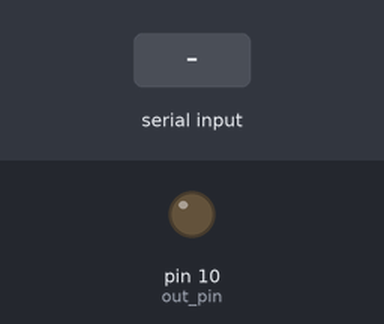
Bench run of a sketch on a simulated Arduino Uno, built with avr-gcc and run on an emulated ATmega328P. On the bench: output pins drawn as LEDs (lit = HIGH). The test bench sets the inputs (shaded band).

Above: at 1.2 s.
1.3 s: "1" received over Serial
At 2.5 s:
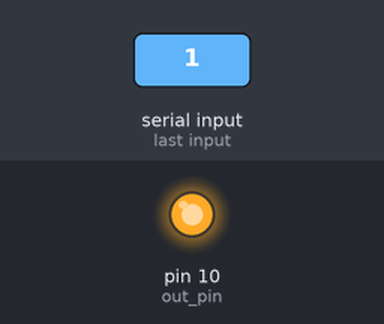
2.8 s: "0" received over Serial
At 3.7 s:
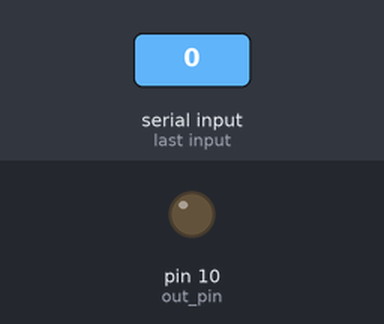
Timing chart, 0 to 5.8 s (numbered marks = the images above; inputs shaded):
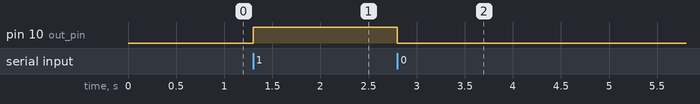

Measured:
- after the input at 1.3 s, pin 10 (out_pin): LOW → HIGH at once
- after the input at 2.8 s, pin 10 (out_pin): HIGH → LOW at once

The sketch:

adrLights.ino
```cpp
int out_pin = 10;
void setup() {
    pinMode(out_pin,OUTPUT);
    Serial.begin(9600);
}

void loop() {
  while(Serial.available()<0); // Won't go further if Serial input is not available. Saves processing power

   char serdat=Serial.read();

    if(serdat=='1'){
      digitalWrite(out_pin,HIGH);
    }

    else if(serdat=='0'){
      digitalWrite(out_pin,LOW);
    }


}
```
